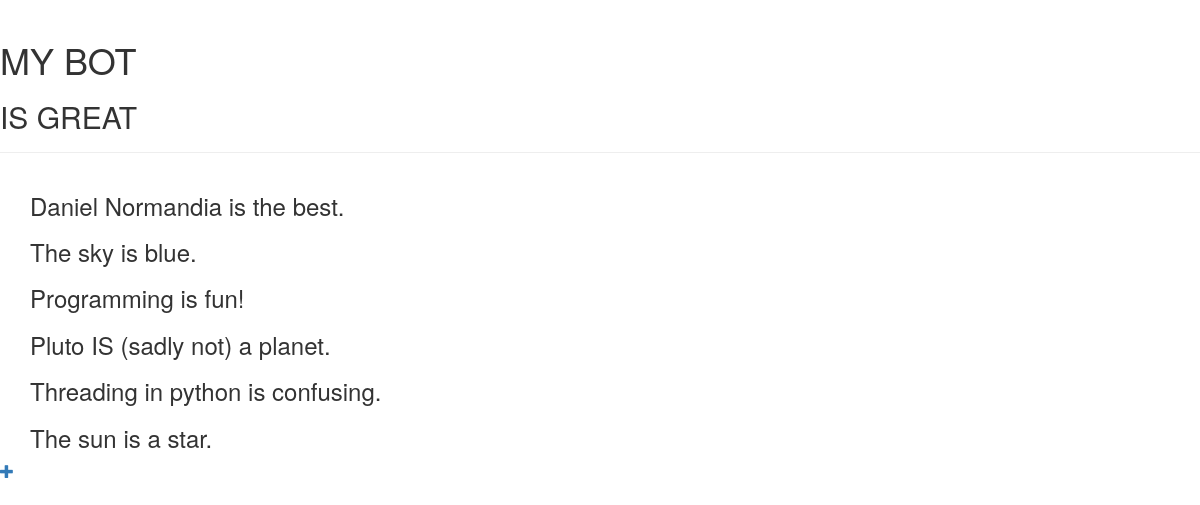
Before: / with the older database file.
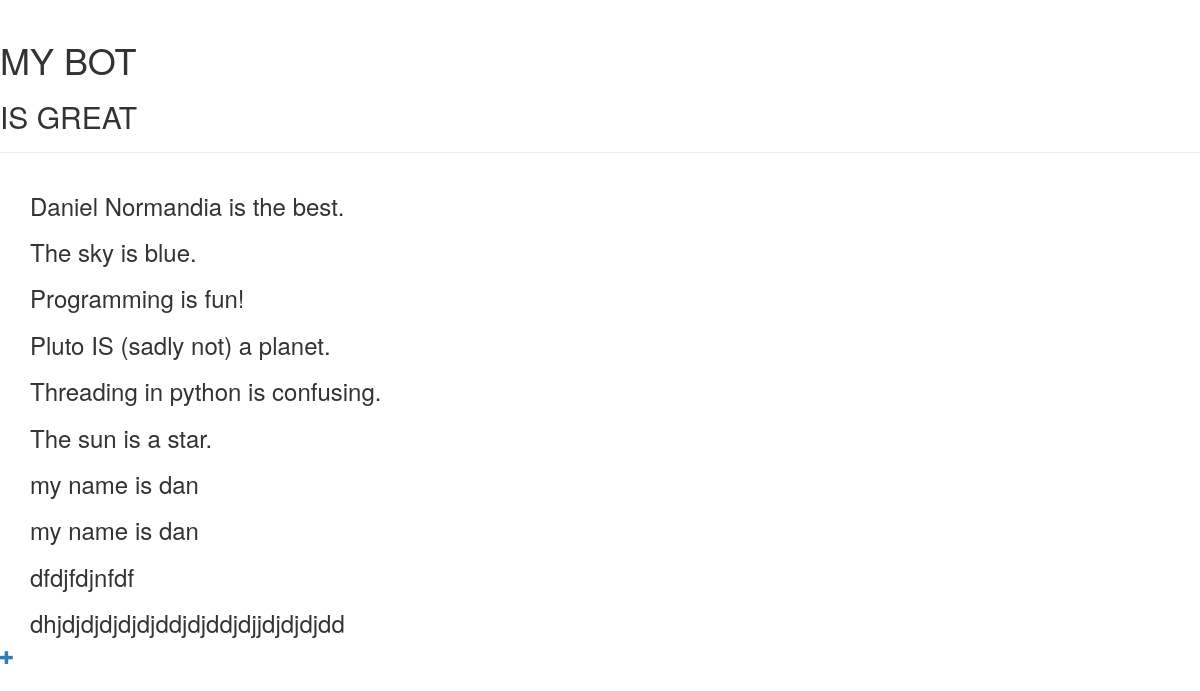
After: the same page with the newer database file.
### fact_bot_portal/models.py (models this page shows)
class Fact(models.Model):
    text = models.TextField()
    created_date = models.DateTimeField(
            default=timezone.now)
    def __str__(self):
        return self.text

### fact_bot_portal/views.py (the view)
# urls.py: url(r'^$', views.fact_show, name='fact_show'),
def fact_show(request):
    facts = Fact.objects.all()
    return render(request, 'fact_bot_portal/fact_show.html', {'facts': facts})

### fact_bot_portal/templates/fact_bot_portal/fact_show.html
{% extends 'fact_bot_portal/base.html' %}
{% block content %}
  {% for fact in facts %}
    <div>
        <h3>{{fact}}</h3>
    </div>
  {% endfor %}
{% endblock %}

Changed rows visible on the page:
added Fact: text "my name is dan"
added Fact: text "my name is dan"
added Fact: text "dfdjfdjnfdf"
added Fact: text "dhjdjdjdjdjdjddjdjddjdjjdjdjdjdd"
